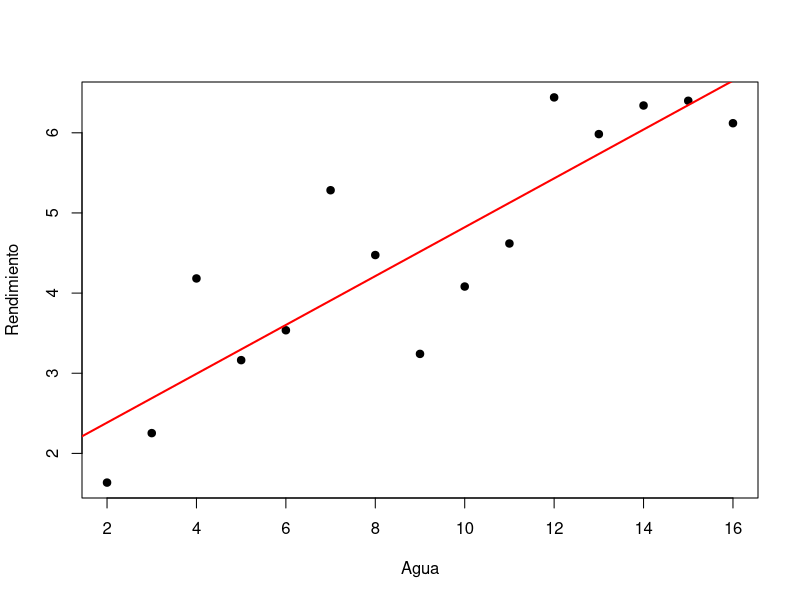
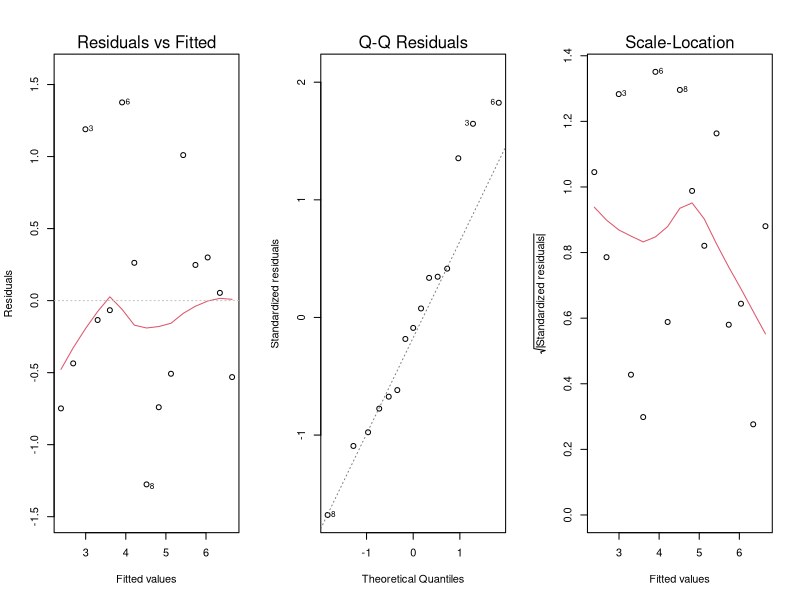

Write the R code that produced these figures, in order.
## ---- chunk 1
#| echo: false
#| fig-width: 7
#| fig-height: 4
#| fig-align: center
#| out-width: "100%"
# Datos del experimento
set.seed(123)

agua <- seq(2, 16, by = 1)

rendimiento <- 1.5 + 0.32*agua + rnorm(
  length(agua),
  mean = 0,
  sd = 0.9
)

datos <- data.frame(
  agua,
  rendimiento
)

# Modelo
modelo <- lm(rendimiento ~ agua,
             data = datos)

            
plot(rendimiento ~ agua,
     data = datos,
     pch = 19,
     xlab = "Agua",
     ylab = "Rendimiento")

abline(modelo,
       col = "red",
       lwd = 2)

## ---- chunk 2
#| echo: false
#| fig-width: 7
#| fig-height: 4
#| fig-align: center
#| out-width: "100%"


par(mfrow = c(1,3))

plot(modelo, which = c(1,2,3))
